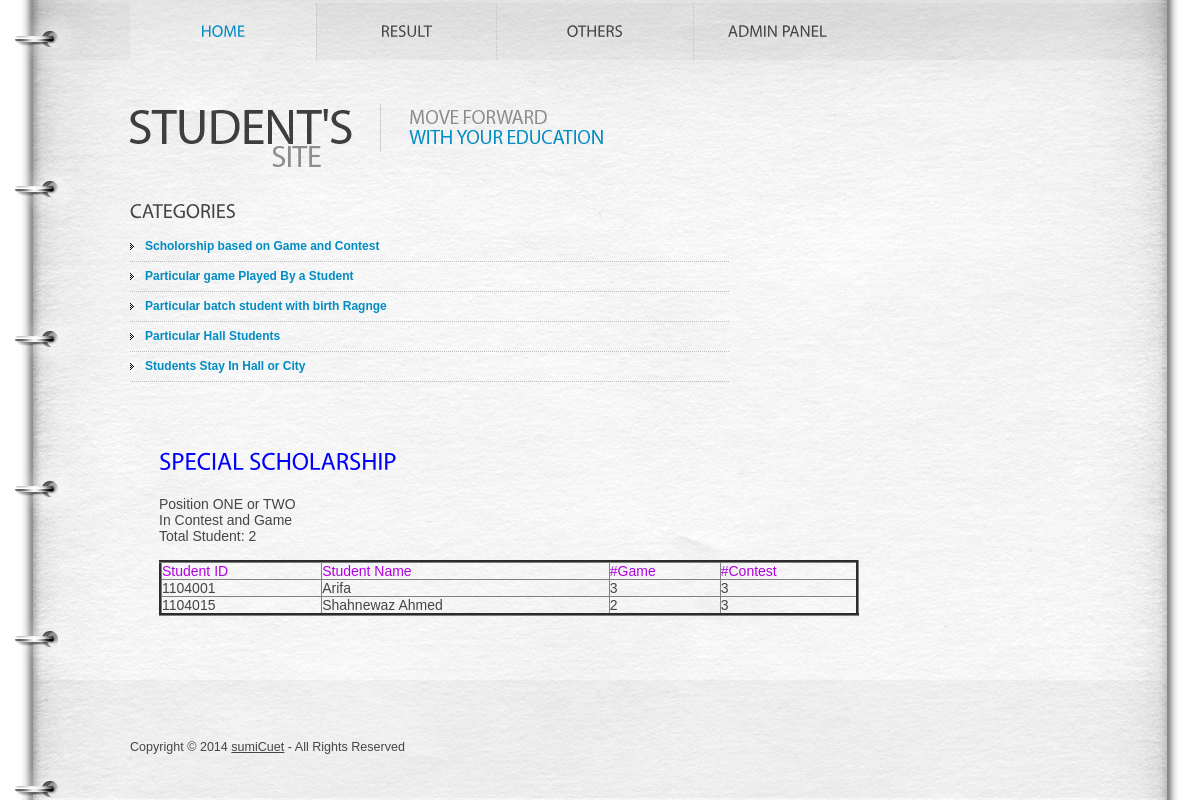
The app's page /StudentInfoIndex/special_scholorship.php with its own data.
### tables this page shows
CREATE TABLE IF NOT EXISTS `student_personal_info` (
  `student_id` int(7) NOT NULL,
  `student_name` varchar(50) NOT NULL,
  `birth_year` int(4) NOT NULL,
  `district_id` int(2) NOT NULL,
  `contact` varchar(11) NOT NULL,
  `email_address` varchar(50) NOT NULL
);

### StudentInfoIndex/special_scholorship.php (the view, shortened to what this page needs)
<!DOCTYPE html>
<html lang="en">
<head>
<link rel="stylesheet" href="css1/reset.css" type="text/css" media="all">
<link rel="stylesheet" href="css1/style.css" type="text/css" media="all">
</head>
<body id="page1">
<div class="wrap">
  <header>
    <div class="container">
      <h1><a href="#">Student's site</a></h1>
      <nav>
         <ul>
                    <li class="current"><a href="home.php" class="m1">Home</a></li>
                    <li><a href="menu_result.php" class="m2">Result</a></li>
                    <li><a href="menu_others.php" class="m4">Others</a></li>
                    <li class="last"><a href="adminpanel.php" class="m5">Admin Panel</a></li>
                </ul>
      </nav>
    </div>
  </header>
  <div class="container">
   <aside id="aside">
    <h3>Categories</h3>
     <ul class="categories">
         <li><span><a href="special_scholorship.php">Scholorship based on Game and Contest</a></span></li>
         <li><span><a href="game_wise_student.php">Particular game Played By a Student</a></span></li>
         <li><span><a href="see_particular_batch_student_birth_between.1.php">Particular batch student with birth Ragnge</a></span></li>
          <li><span><a href="see_particular_hall_student.php">Particular Hall Students</a></span></li>
           <li><span><a href="hall_city_student.php">Students Stay In Hall or City</a></span></li>
      </ul>
    </aside>
   <section id="content">
      <div class="inside">
      <table border="3" cellpadding="2" cellspacing="5" bgcolor="#des34" width="700" >
        <h2><font color="blue">Special Scholarship</font></h2>
        <thead>
          <td><font color="blure">Student ID</font></td>
          <td><font color="blure">Student Name</font></td>
          <td><font color="blure">#Game</font></td>
          <td><font color="blure">#Contest</font></td>
          </thead>
         <?php
         require 'connect.inc.php';
                   $sql="SELECT a.`student_id` AS `student_id`,a.`student_name` AS `student_name`,`#game`,`#contest`
                            FROM `student_personal_info` a
                            LEFT JOIN
                            (
                                SELECT `student_id`,COUNT(`student_id`) AS `#contest`
                            from `students_contest`
                            WHERE `position`=(1 or 2)
                            group by `student_id`
                                ) AS b
                            ON(a.`student_id`=b.`student_id`)
                            LEFT JOIN
                            (
                                SELECT `student_id`,COUNT(`student_id`) AS `#game`
                            from `students_game`
                            WHERE `position`=('1' OR '2')
                            group by `student_id`
                                ) c
                            ON(c.`student_id`=a.`student_id`)
                            WHERE b.`#contest`<>0 AND c.`#game`<>0
                                 ";
        $query=mysqli_query($con_db,$sql);
        $num_row=mysqli_num_rows($query);
          echo "Position ONE or TWO<br>";
          echo "In Contest and Game <br>";
          echo "Total Student: ".$num_row."<br><br>";
        while($row=mysqli_fetch_assoc($query)) {
          $sid=$row['student_id'];
          $name=$row['student_name'];
          $game=$row['#game'];
          $contest=$row['#contest'];
         echo  "<tr>";
           echo  "<td>".$sid."</td>";
          echo  "<td>".$name."</td>";
           echo "<td>".$game."</td>";
            echo "<td>".$contest."</td>";
           echo "</tr>";
 }
    ?>
       </table>
      </div>
    </section>
  </div>
</div>
<footer>
  <div class="footerlink">
    <p class="lf">Copyright &copy; 2014 <a href="https://www.facebook.com/sumi.mim.33" target="blank">sumiCuet</a> - All Rights Reserved</p>
  </div>
</footer>
</body>
</html>

### StudentInfoIndex/css1/style.css (style rules this page uses)
article, aside, audio, canvas, command, datalist, details, embed, figcaption, figure, footer, header, hgroup, keygen, meter, nav, output, progress, section, source, video { display:block; }
body { background:#fff; font-family:Arial, Helvetica, sans-serif; font-size:100%; line-height:1em; color:#454545; }
html { min-width:940px; }
html, body { height:100%; }
.container { margin:0 auto; width:940px; overflow:hidden; font-size:.875em; padding-bottom:176px; }
header { background:url(../images/header-bg.jpg) no-repeat center top; min-width:940px; }
header .container { height:194px; position:relative; padding:0; }
section#content { float:left; width:691px; }
aside { width:219px; float:left; margin-right:30px; padding:5px 0 0 0; }
.wrap { height:auto !important; height:100%; min-height:100%; background:url(../images/tail-middle.jpg) repeat-y center 194px; min-width:940px; }
.categories { padding-bottom:37px; }
.categories li { font-weight:bold; font-size:.857em; padding-bottom:8px; margin-bottom:6px; background:url(../images/divider1.gif) repeat-x left bottom; }
.categories li span { display:block; padding-left:15px; height:1%; background:url(../images/marker.gif) no-repeat left 5px; }
.categories li a { text-decoration:none; color:#008cc4; }
p { margin-bottom:16px; line-height:1.429em; }
a { color:#ff7b01; outline:none; }
h1 { text-indent:-9999px; }
h1 a { width:473px; height:63px; position:absolute; left:0; top:104px; background:url(../images/logo.jpg) no-repeat left top; }
h2 { font-size:24px; line-height:1.2em; text-transform:uppercase; margin-bottom:20px; }
h3 { font-size:20px; line-height:1.2em; text-transform:uppercase; margin-bottom:15px; }
header nav { position:absolute; left:0; top:3px; }
header nav ul li { float:left; font-size:16px; line-height:1.2em; text-transform:uppercase; padding-right:1px; background:url(../images/divider.gif) repeat-y right top; }
header nav ul li.last { background:none; padding:0; }
header nav ul li a { color:#454545; text-decoration:none; display:block; float:left; text-align:center; padding:18px 0 20px 0; background-repeat:no-repeat; background-position:left top; }
header nav ul li.current a, header nav ul li a:hover { color:#008cc4; }
header nav ul li a.m1 { width:186px; }
header nav ul li.current a.m1 { background-image:url(../images/m1-act.jpg); }
header nav ul li a.m2 { width:179px; }
header nav ul li a.m4 { width:196px; }
header nav ul li a.m5 { width:167px; }
#content .inside { padding:22px 20px 0 29px; }
footer { background:url(../images/footer-bg.png) no-repeat center top; margin-top:-120px; min-width:940px; }
footer .footerlink { margin:0 auto; width:940px; height:60px; padding-top:60px; color:#454545; font-size:.785em; line-height:1.429em; }
.footerlink p { margin:0; padding:0; line-height:normal; white-space:nowrap; text-indent:inherit; color:#454545; }
.footerlink a { color:#454545; font-weight:normal; margin:0; padding:0; border:none; text-decoration:underline; background-color:transparent; }
.footerlink .lf { float:left; }
a { outline:none; }

### StudentInfoIndex/special_scholorship.php (style rules this page uses)
#aside { width: 600px; }

### records on screen
student_personal_info: student_id "1104001", student_name "Arifa", game "3", contest "3"
student_personal_info: student_id "1104015", student_name "Shahnewaz Ahmed", game "2", contest "3"
